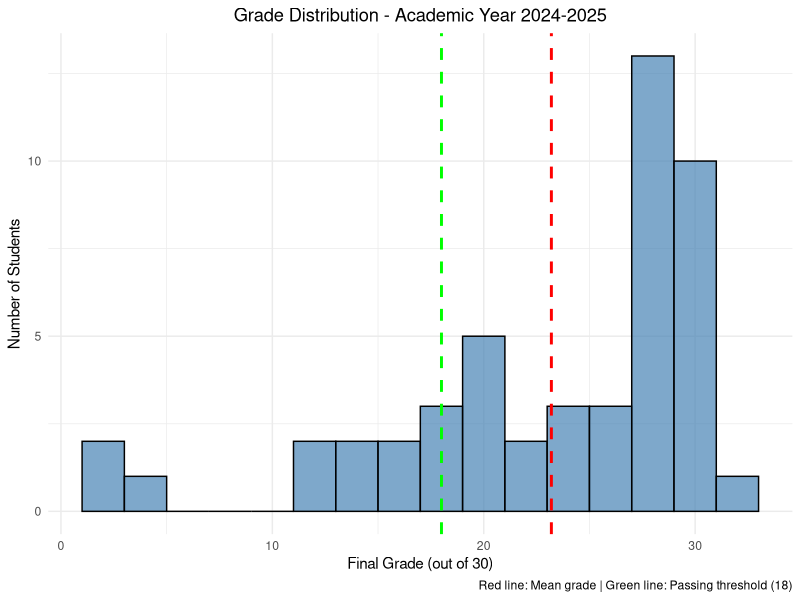
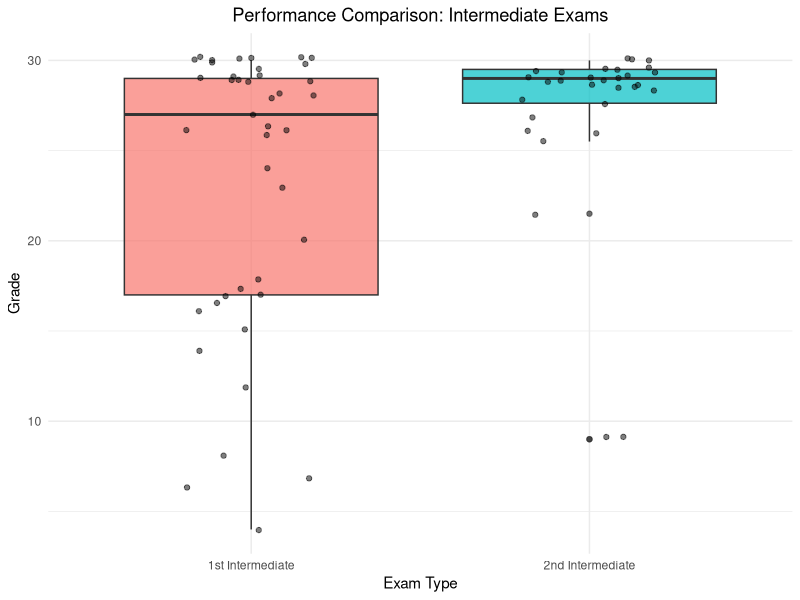

Generate these figures, in order, with R: (Note: this script raises an error after producing the figures.)
## ---- chunk 1
# Load required libraries
library(tidyverse)
library(ggplot2)
library(knitr)

# Create the dataset from the provided data
# Note: total_grade represents the final grade achieved by each student (not sum of attempts)
students_24_25 <- data.frame(
  student = c("Filippo Alicandro", "Mohamed Ahmed Amin Moustafa Amr", "Flaminia Annunziata", 
              "Federica Barresi", "Umberto Borelli", "Michele Pio Bottalico", "Luca Brecciaroli",
              "Nimra Sohail Butt", "Paola Caliari", "Gina Casetta", "Giulia Celi", 
              "Caterina Cesaretti", "Paolo Corallo", "Silvia Criscuolo", "Ada Del Vecchio",
              "Anna Dianda", "Laura Doria", "Khaled Fakhreddine", "Tia Farha", "Federica Gaeti",
              "Hiba Ghazzoul", "Federico Gilberti", "Sri Sai Raghavendra Sri Harsha Ginjupalli",
              "Shuwen Guan", "Andrea Guarna Vetro", "Chuaner Huang", "Alibek Kurmangaliyev",
              "Sarika Lalwani", "Jingying Lin", "Qian Ling", "Miriam Maccani", "Vanessa Molinari",
              "Pulara Samarawickrama Palanda Hewage", "Giovanni Papa", "Matilde Pappalardo",
              "Maria Sara Parasassi", "Sofia Pavone", "Beatrice Ines Pierotti", "Maria Giorgiana Pojar",
              "Valentina Quattrone", "Nunzia Ranieri", "Gianmarco Raponi", "Benedetta Rinaldi",
              "Camila Antonia Sainte Marie Imperatore", "Silvia Lizbeth Sanchez Cuellar",
              "Vincenzo Sgambato", "Luigi Maria Tangredi", "Giulia Tersigni", "Pietro Trizio",
              "Arianna Velasquez Bardales", "Shiting Zhou", "Gaia Zoccali"),
  
  # Final grade achieved (out of 30)
  final_grade = c(28.75, 24.75, 16.50, 29.00, 25.00, 30.00, 28.75, 26.25, 27.50, 19.75, 27.50,
                  29.25, 13.00, 27.75, 27.50, 29.00, 28.25, 26.50, 23.75, 29.25, 19.50, NA, 1.50,
                  17.50, 28.75, 19.50, 2.25, 15.75, 17.50, 3.75, 28.00, 29.50, 12.25, 32.25, 18.50,
                  28.25, 13.50, 22.00, 29.00, 29.50, 26.75, 29.50, 29.75, 19.25, 20.50, 21.75, NA,
                  29.50, 29.25, NA, 14.50, 29.25),
  
  first_intermediate = c(29.00, 20.00, 4.00, 29.00, 24.00, 30.00, 28.00, NA, 26.00, 14.00, 29.00,
                         30.00, NA, 30.00, 28.00, 30.00, 27.00, 23.00, 26.00, 30.00, 15.00, NA, NA,
                         17.00, 29.00, 18.00, NA, NA, 17.00, NA, 26.50, 30.00, NA, 12.00, 17.50,
                         28.00, NA, 16.00, 29.00, 29.00, 26.00, 30.00, 30.00, 8.00, 7.00, 16.50, NA,
                         30.00, 29.00, NA, 6.50, 29.50),
  
  second_intermediate = c(28.50, 29.50, NA, 29.00, 26.00, 30.00, 29.50, NA, 29.00, NA, 26.00,
                          28.50, NA, 25.50, 27.00, 28.00, 29.50, 30.00, 21.50, 28.50, NA, NA, NA,
                          9.00, 28.50, 9.00, NA, NA, NA, NA, 29.50, 29.00, NA, NA, NA, 28.50, NA,
                          NA, 29.00, 30.00, 27.50, 29.00, 29.50, NA, NA, NA, NA, 29.00, 29.50, NA,
                          NA, 29.00),
  
  stringsAsFactors = FALSE
)

# Remove students with no grades
students_with_grades <- students_24_25 %>% 
  filter(!is.na(final_grade))

# Calculate summary statistics
summary_stats <- students_with_grades %>%
  summarise(
    n_students = n(),
    mean_grade = round(mean(final_grade, na.rm = TRUE), 2),
    median_grade = round(median(final_grade, na.rm = TRUE), 2),
    sd_grade = round(sd(final_grade, na.rm = TRUE), 2),
    min_grade = min(final_grade, na.rm = TRUE),
    max_grade = max(final_grade, na.rm = TRUE),
    pass_rate = round(sum(final_grade >= 18, na.rm = TRUE) / n() * 100, 1)
  )

# Display summary table
kable(summary_stats, 
      col.names = c("Students", "Mean Grade", "Median Grade", "Std Dev", "Min Grade", "Max Grade", "Pass Rate (%)"),
      caption = "Summary Statistics for 2024-2025 Academic Year")
## ---- chunk 2
# Create grade distribution plot
ggplot(students_with_grades, aes(x = final_grade)) +
  geom_histogram(binwidth = 2, fill = "steelblue", alpha = 0.7, color = "black") +
  geom_vline(xintercept = mean(students_with_grades$final_grade), 
             color = "red", linetype = "dashed", size = 1) +
  geom_vline(xintercept = 18, color = "green", linetype = "dashed", size = 1) +
  labs(title = "Grade Distribution - Academic Year 2024-2025",
       x = "Final Grade (out of 30)",
       y = "Number of Students",
       caption = "Red line: Mean grade | Green line: Passing threshold (18)") +
  theme_minimal() +
  theme(plot.title = element_text(hjust = 0.5))
## ---- chunk 3
# Analyze intermediate exam performance
intermediate_stats <- students_24_25 %>%
  filter(!is.na(first_intermediate) | !is.na(second_intermediate)) %>%
  summarise(
    first_intermediate_mean = round(mean(first_intermediate, na.rm = TRUE), 2),
    second_intermediate_mean = round(mean(second_intermediate, na.rm = TRUE), 2),
    first_intermediate_n = sum(!is.na(first_intermediate)),
    second_intermediate_n = sum(!is.na(second_intermediate))
  )

kable(intermediate_stats,
      col.names = c("1st Intermediate Mean", "2nd Intermediate Mean", "1st Intermediate Count", "2nd Intermediate Count"),
      caption = "Intermediate Exam Performance")
## ---- chunk 4
# Create comparison plot
exam_comparison <- students_24_25 %>%
  select(first_intermediate, second_intermediate) %>%
  pivot_longer(everything(), names_to = "exam_type", values_to = "grade") %>%
  filter(!is.na(grade)) %>%
  mutate(exam_type = ifelse(exam_type == "first_intermediate", "1st Intermediate", "2nd Intermediate"))

ggplot(exam_comparison, aes(x = exam_type, y = grade, fill = exam_type)) +
  geom_boxplot(alpha = 0.7) +
  geom_jitter(width = 0.2, alpha = 0.5) +
  labs(title = "Performance Comparison: Intermediate Exams",
       x = "Exam Type",
       y = "Grade",
       fill = "Exam Type") +
  theme_minimal() +
  theme(plot.title = element_text(hjust = 0.5),
        legend.position = "none")
## ---- chunk 5
knitr::include_graphics("images/perf_20-21.png")
## ---- chunk 6
knitr::include_graphics("images/perf_mg_20-21.png")
